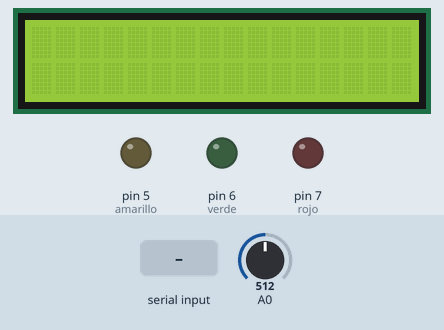
Simulated run of this sketch. Board: Arduino Uno, built with avr-gcc and run on an emulated ATmega328P. Shown: 16×2 character LCD, output pins drawn as LEDs (lit = HIGH). The inputs (shaded band) are chosen by the test bench; at power-on: A0 = 512. What the sketch prints to the serial monitor is not drawn.

Above: at 1.2 s.
1.3 s: "1" received over Serial
At 1.41 s:
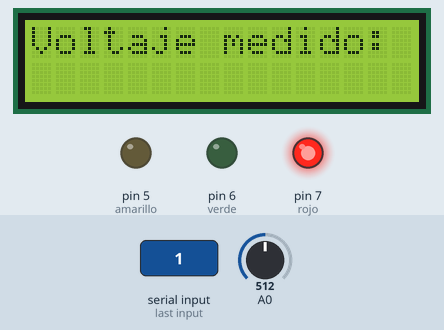
At 2.2 s:
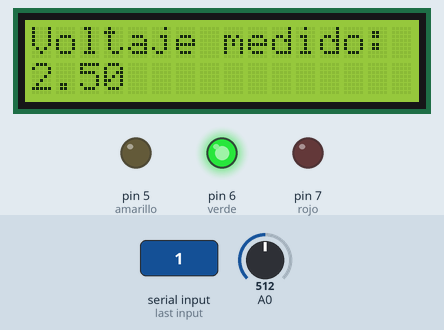
3.2 s: "2" received over Serial
At 4.4 s:
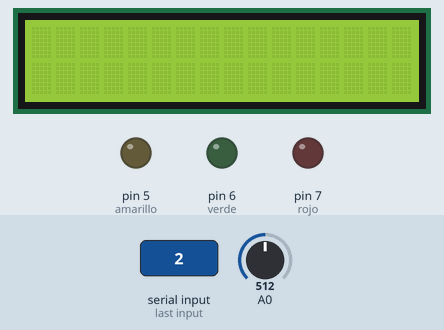
Timing chart, 0 to 6.2 s (numbered marks = the images above; inputs shaded):
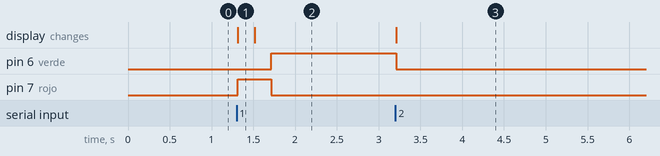

Measured:
- after the input at 1.3 s, pin 6 (verde): LOW → HIGH after 0.42 s; pin 7 (rojo): LOW → HIGH at once, → LOW 0.40 s later; the display: changes at once (image 1)
- after the input at 3.2 s, pin 6 (verde): HIGH → LOW at once; the display: changes at once (image 3)

The sketch:

proyecto.ino
```cpp
/*

Angie Marchena Mondell
604650904

Proyecto final - Programacion I

*/

// Bibblioteca para control LCD
#include <LiquidCrystal.h>

// LCD
LiquidCrystal lcd(8, 9, 10, 11, 12, 13);

/*
 Constantes
 Verde    Indica valores aceptados para el circuito
 Amarillo Indica valores controlados de coltaje, que en algunos casos no son sufucuentes para el circuito
 Rojo     Indica valores peligrosos, podrian dañar el circuito
 */

int amarillo = 5;
int verde = 6;
int rojo = 7;
char datos;
float lectura;
float volt;
String vprint;
void setup()


{
  lcd.begin(16, 2);
  // Pines
  pinMode(amarillo, OUTPUT);
  pinMode(verde, OUTPUT);
  pinMode(rojo, OUTPUT);
  pinMode(A0,INPUT);

  // Serial
  Serial.begin(9600);
}

void loop()
{

  // Medir voltaje
  lectura = analogRead(A0);
  volt = lectura /1023*5.0;
  vprint = String(volt);
  datos = Serial.read();


  Serial.println(vprint);
  // Enciende el sistema
  if(datos == '1'){
    // Verifica que el voltaje sea menor que 5 y mayor que 3
    if(3 < volt <= 5 ){

      digitalWrite(amarillo, LOW);
      digitalWrite(verde, LOW);
      digitalWrite(rojo, HIGH);
      lcd.setCursor(0,0);
      lcd.print("Voltaje medido: ");
      delay(200);
      lcd.setCursor(0,1);
      lcd.print(vprint);
      delay(200);

    }
    // Verifica que el voltaje sea menor que 3.5 y mayor que 2
    if(volt > 2.00 && volt <= 3.5){

      digitalWrite(rojo, LOW);
      digitalWrite(amarillo, LOW);
      digitalWrite(verde, HIGH);

      lcd.setCursor(0,0);
      lcd.print("Voltaje medido: ");
      delay(200);
      lcd.setCursor(0,1);
      lcd.print(vprint);
      delay(200);

    }
    // Verifica que el voltaje sea menor que 1
    if(volt <= 2.00){

      digitalWrite(rojo, LOW);
      digitalWrite(amarillo, HIGH);
      digitalWrite(verde, LOW);

      lcd.setCursor(0,0);
      lcd.print("Voltaje medido: ");
      delay(200);
      lcd.setCursor(0,1);
      lcd.print(vprint);
      delay(200);

    }
  }
  // Si el usuario selecciona 2, apagaria el sistema.
  if (datos == '2'){

    lcd.clear();

    digitalWrite(verde, LOW);
    digitalWrite(amarillo, LOW);
    digitalWrite(rojo, LOW);

  }

}
```
